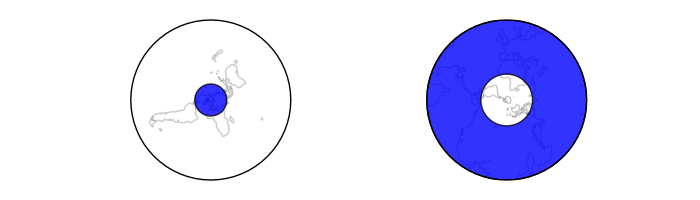

Write Python code to recreate this figure.
import cartopy.crs as ccrs
import matplotlib.pyplot as plt
import shapely.geometry as sgeom


LHS, RHS = ccrs.NorthPolarStereo(), ccrs.SouthPolarStereo()
geom = sgeom.Point(0, 0).buffer(10000000)


fig = plt.figure(figsize=(7, 2))

ax1 = plt.subplot(1, 2, 1, projection=LHS)
ax2 = plt.subplot(1, 2, 2, projection=RHS)

ax1.coastlines(color='gray', alpha=0.4)
ax2.coastlines(color='gray', alpha=0.4)

ax1.add_geometries([geom], LHS, facecolor='blue', alpha=0.8)
ax2.add_geometries([geom], LHS, facecolor='blue', alpha=0.8)

plt.show()
